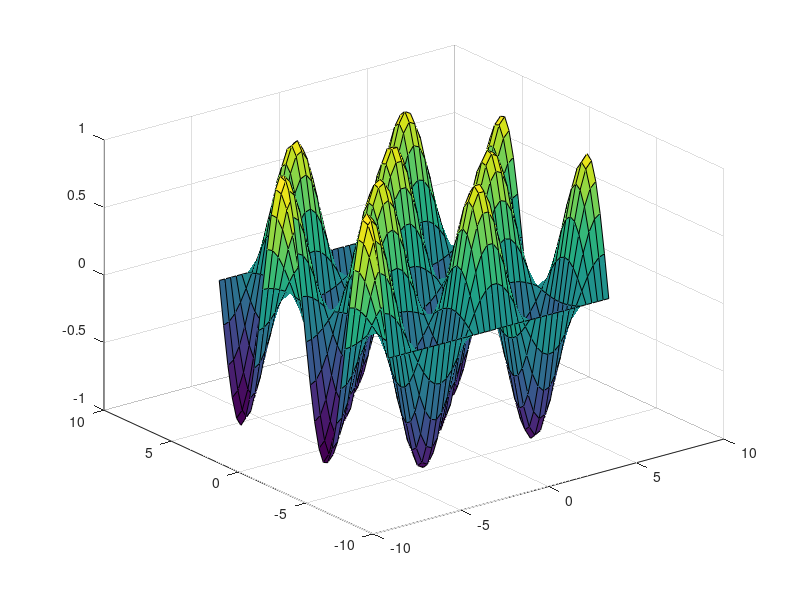
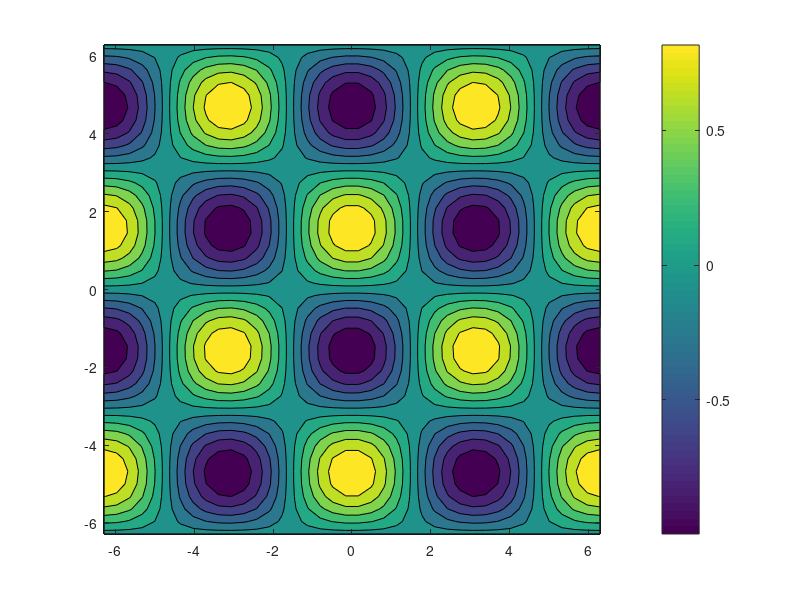

Here is the MATLAB script that generated these plots, in order: (Note: this script raises an error after producing the figures.)
%%
% Problem 1
clear all
% Part a)
clc
[x,y] = meshgrid(linspace(-2*pi,2*pi,40),linspace(-2*pi,2*pi,40));
z = cos(x).*sin(y);
figure(1)
surf(x,y,z)
% Part b)
figure(2)
contourf(x,y,z)
colorbar
% Part c)
save('z.dat','z','-ascii')

%% Problem 2
clear all
% Part a) 
v = @ (t) 3500*sin(140*pi.*t).*exp(-63*pi.*t);

N = 30;
t = linspace(0,0.001,N+1);
h = (0.001-0)/N;
E = (v(t).^2)/50;

I = trapz(t,E);
fprintf('Trapz: Joules delivered: %.3f\n',I);

% Part b)
time = .01; % time to deliver 250 +-5 J to patient at R = 50 
t = linspace(0,time,N+1);
h = (time-0)/N;
E = (v(t).^2)/50;

I = trapz(t,E);
fprintf('Trapz: Joules delivered: %.3f\n',I);

% Part c)
E = @ (t) (v(t).^2)/50;
I = integral(E,0,0.001);
fprintf('Integal: Joules delivered: %.3f\n',I);
I = integral(E,0,0.01);
fprintf('Integal: Joules delivered: %.3f\n',I);

% Part d)
% The two methods above differ because Trapz uses the trapezoidal
% approximation with N sections, while Integral uses a form of quadrature.

%% Problem 3
% dmi/dt = k1 + k2*cos(C*t) | mass in per time, k1,k2,C constant
% dmo/dt = rho*Ap*sqrt(2*g*h) | rho = density of water, A = area of pipe,
% g = gravity, h = height
% dm/dt = dmi/dt - dmo/dt | time rate of change of mass of water in tank
At = 3.13;
Ap = 0.06;
C = pi/12;
k1 = 300;
k2 = 1000;
rho = 1000;
g = 9.81;
% Part a)
p3a(At,Ap,C,k1,k2,rho,g,3,0,150);

% Part b)
p3b(At,Ap,C,k1,k2,rho,g,2,10,1);

% Part c)
p3c(At,Ap,C,k2,rho,g);